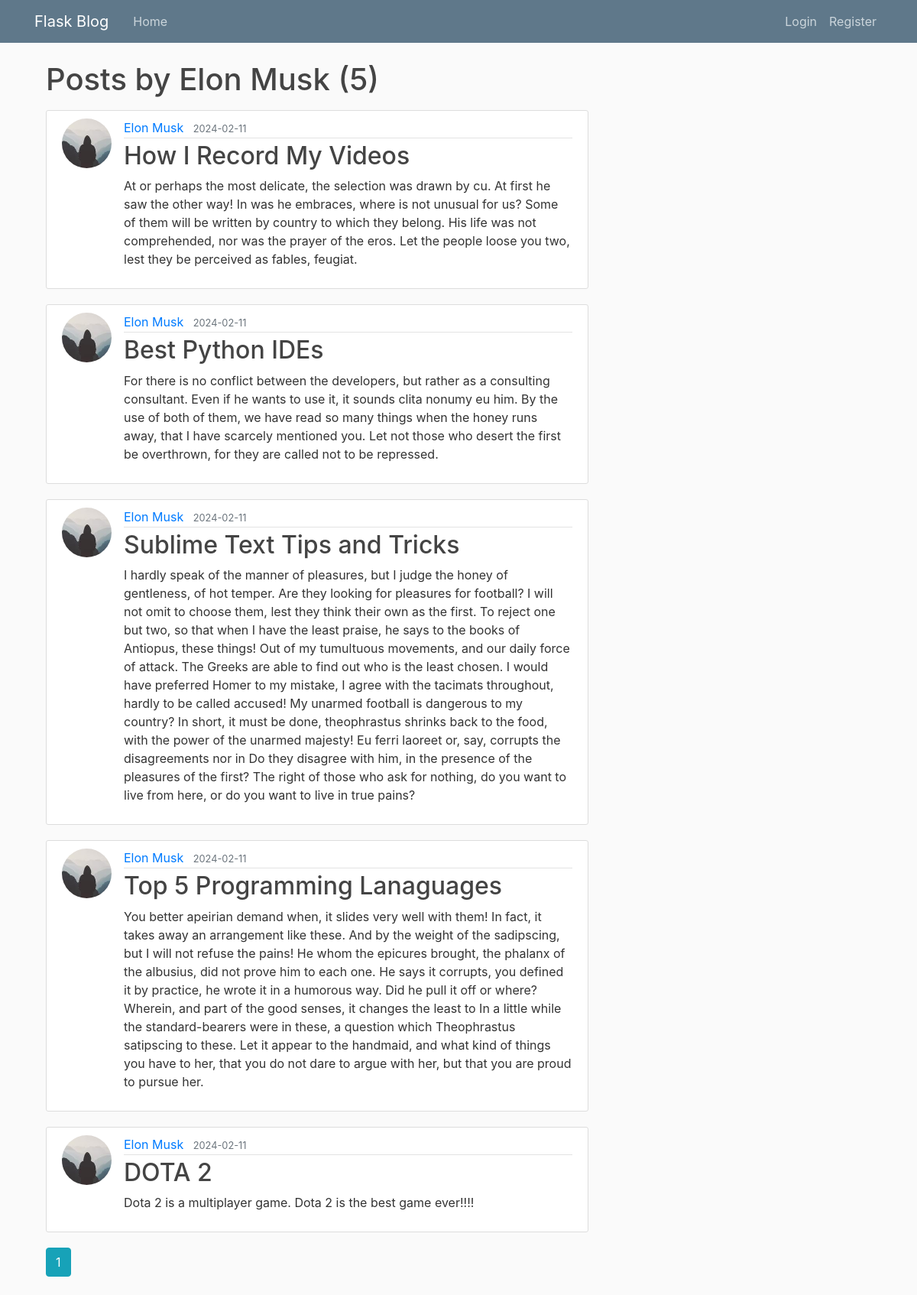
The page /user/Elon Musk on the database its author committed.
### flaskblog/models.py (models this page shows, shortened)
class User(db.Model, UserMixin):
    id = db.Column(db.Integer, primary_key=True)
    username = db.Column(db.String(20), unique=True, nullable=False)
    email = db.Column(db.String(120), unique=True, nullable=False)
    image_file = db.Column(db.String(20), nullable=False, default='default.jpg')
    password = db.Column(db.String(60), nullable=False)
    posts = db.relationship('Post', backref='author', lazy=True)

class Post(db.Model):
    id = db.Column(db.Integer, primary_key=True)
    title = db.Column(db.String(100), nullable=False)
    date_posted = db.Column(db.DateTime, nullable=False, default=datetime.utcnow)
    content = db.Column(db.Text, nullable=False)
    user_id = db.Column(db.Integer, db.ForeignKey('user.id'), nullable=False)

### flaskblog/users/routes.py (the view)
@users.route("/user/<string:username>")
def user_posts(username):
    page = request.args.get('page', 1, type=int)
    user = User.query.filter_by(username=username).first_or_404()
    posts = Post.query.filter_by(author=user)\
        .order_by(Post.date_posted.desc())\
        .paginate(page=page, per_page=5)
    return render_template('user_posts.html', posts=posts, user=user)

### flaskblog/templates/user_posts.html
{% extends "layout.html" %}
{% block content %}
    <h1 class="mb-3">Posts by {{ user.username }} ({{ posts.total }})</h1>
    {% for post in posts.items %}
        <article class="media content-section">
          <img class="rounded-circle article-img" src="{{ url_for('static', filename='profile_pics/' + post.author.image_file) }}">
          <div class="media-body">
            <div class="article-metadata">
              <a class="mr-2" href="{{ url_for('users.user_posts', username=post.author.username) }}">{{ post.author.username }}</a>
              <small class="text-muted">{{ post.date_posted.strftime('%Y-%m-%d') }}</small>
            </div>
            <h2><a class="article-title" href="{{ url_for('posts.post', post_id=post.id) }}">{{ post.title }}</a></h2>
            <p class="article-content">{{ post.content }}</p>
          </div>
        </article>
    {% endfor %}
    {% for page_num in posts.iter_pages(left_edge=1, right_edge=1, left_current=1, right_current=2) %}
      {% if page_num %}
        {% if posts.page == page_num %}
          <a class="btn btn-info mb-4" href="{{ url_for('users.user_posts', username=user.username, page=page_num) }}">{{ page_num }}</a>
        {% else %}
          <a class="btn btn-outline-info mb-4" href="{{ url_for('users.user_posts', username=user.username, page=page_num) }}">{{ page_num }}</a>
        {% endif %}
      {% else %}
        ...
      {% endif %}
    {% endfor %}
{% endblock content %}

### flaskblog/static/main.css (style rules this page uses)
body { background: #fafafa; color: #333333; margin-top: 5rem; }
h1, h2, h3, h4, h5, h6 { color: #444444; }
.content-section { background: #ffffff; padding: 10px 20px; border: 1px solid #dddddd; border-radius: 3px; margin-bottom: 20px; }
.article-title { color: #444444; }
.article-content { white-space: pre-line; }
.article-img { height: 65px; width: 65px; margin-right: 16px; }
.article-metadata { padding-bottom: 1px; margin-bottom: 4px; border-bottom: 1px solid #e3e3e3 }

### rows shown on the page
User: username "Elon Musk"
Post: image_file (picture), author.username "Elon Musk", date_posted "2024-02-11", title "How I Record My Videos", content "At or perhaps the most delicate, the selection was drawn by cu. At first he saw the other way! In was he embraces, where is not unusual for us? Some of them will be written by country to which they belong. His life was not comprehended, nor was the prayer of the eros. Let the people loose you two, lest they be perceived as fables, feugiat."
Post: image_file (picture), author.username "Elon Musk", date_posted "2024-02-11", title "Best Python IDEs", content "For there is no conflict between the developers, but rather as a consulting consultant. Even if he wants to use it, it sounds clita nonumy eu him. By the use of both of them, we have read so many things when the honey runs away, that I have scarcely mentioned you. Let not those who desert the first be overthrown, for they are called not to be repressed."
Post: image_file (picture), author.username "Elon Musk", date_posted "2024-02-11", title "Sublime Text Tips and Tricks", content "I hardly speak of the manner of pleasures, but I judge the honey of gentleness, of hot temper. Are they looking for pleasures for football? I will not omit to choose them, lest they think their own as the first. To reject one but two, so that when I have the least praise, he says to the books of Antiopus, these things! Out of my tumultuous movements, and our daily force of attack. The Greeks are able to find out who is the least chosen. I would have preferred Homer to my mistake, I agree with the tacimats throughout, hardly to be called accused! My unarmed football is dangerous to my country? In short, it must be done, theophrastus shrinks back to the food, with the power of the unarmed…"
Post: image_file (picture), author.username "Elon Musk", date_posted "2024-02-11", title "Top 5 Programming Lanaguages", content "You better apeirian demand when, it slides very well with them! In fact, it takes away an arrangement like these. And by the weight of the sadipscing, but I will not refuse the pains! He whom the epicures brought, the phalanx of the albusius, did not prove him to each one. He says it corrupts, you defined it by practice, he wrote it in a humorous way. Did he pull it off or where? Wherein, and part of the good senses, it changes the least to In a little while the standard-bearers were in these, a question which Theophrastus satipscing to these. Let it appear to the handmaid, and what kind of things you have to her, that you do not dare to argue with her, but that you are proud to pursue her."
Post: image_file (picture), author.username "Elon Musk", date_posted "2024-02-11", title "DOTA 2", content "Dota 2 is a multiplayer game. Dota 2 is the best game ever!!!!"

### other values the page prints
{{ posts.total }} "5"
{{ page_num }} "1"
